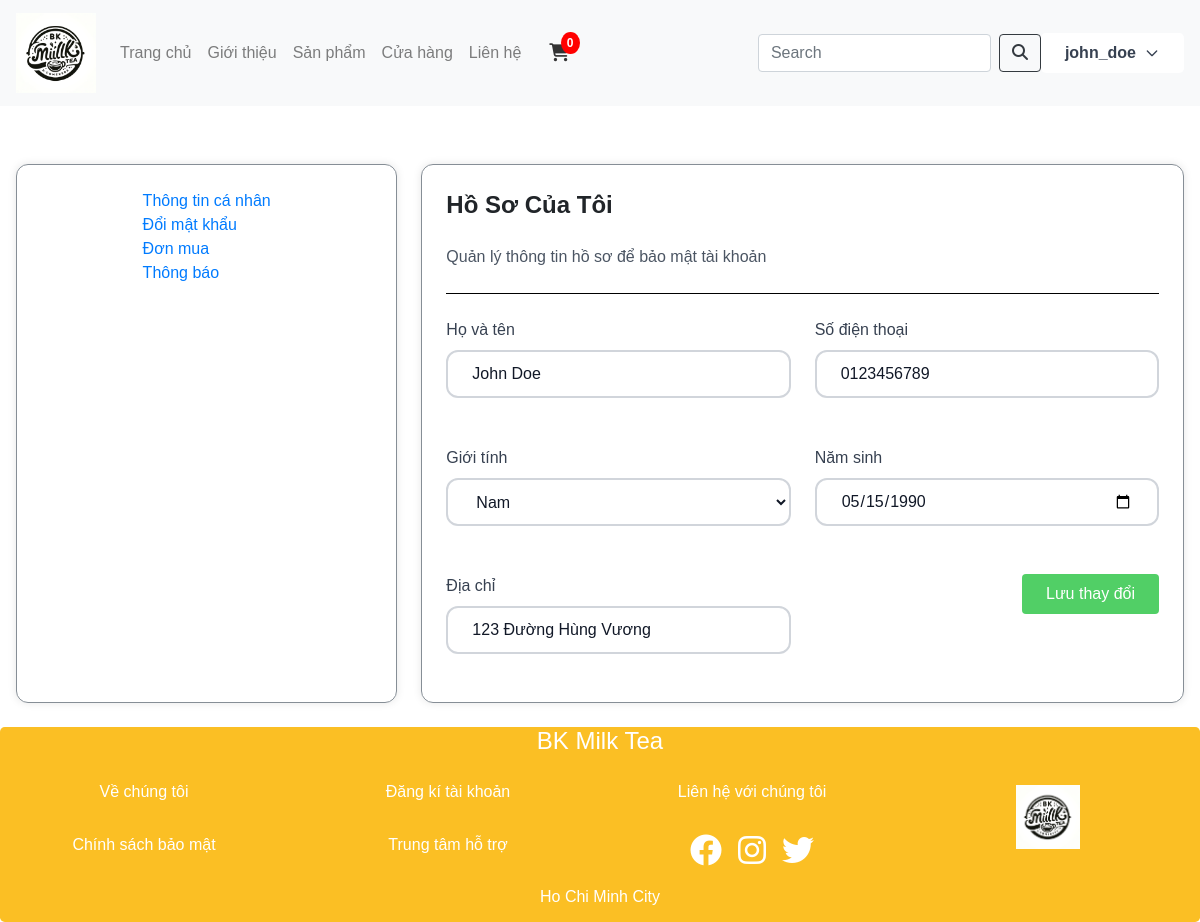
The app's page /modules/personalInfo/personalInfo.php (signed in) with its own data.
### tables this page shows
CREATE TABLE Users (
    id INT PRIMARY KEY,
    name VARCHAR(255),
    sex VARCHAR(10),
    dateofbirth DATE,
    phone VARCHAR(20),
    address VARCHAR(255),
    FOREIGN KEY (id) REFERENCES Account(id)
);

### modules/personalInfo/personalInfo.php (the view, shortened to what this page needs)
<?php
require_once '../../includes/config.php';
$userId = $_SESSION['user_id'];
$sql = "SELECT id, name, sex, dateofbirth, phone, address FROM Users WHERE id = ?";
$stmt = $conn->prepare($sql);
$stmt->bind_param("i", $userId);
$stmt->execute();
$result = $stmt->get_result();
$user = $result->fetch_assoc();
?>
<!DOCTYPE html>
<html lang="en">
<head>
    <link rel="stylesheet" href="https://cdn.jsdelivr.net/npm/tailwindcss@^2.0/dist/tailwind.min.css">
    <link rel="stylesheet" href="https://stackpath.bootstrapcdn.com/bootstrap/4.3.1/css/bootstrap.min.css">
    <link rel="stylesheet" href="../detailProduct/detailProduct.css">
    <link rel="stylesheet" href="https://cdnjs.cloudflare.com/ajax/libs/font-awesome/6.4.0/css/all.min.css" />
    <link rel="stylesheet" href="https://unpkg.com/swiper/swiper-bundle.min.css" />
    <link rel="stylesheet" href="personalInfo.css">
</head>
<body>
    <?php include '../../includes/header.php'; ?>
    <div class="container mx-auto py-8">
    </div>
    <section class="content">
        <aside class="h-full flex flex-col justify-between">
            <div>
                <div class="info">
                    <a href="/user/modules/personalInfo/personalInfo.php?id=<?php echo $userID ?>">Thông tin cá nhân</a>
                </div>
                <div class="info">
                    <a href="./change_password.php">Đổi mật khẩu</a>
                </div>
                <div class="info">
                    <a href="#">Đơn mua</a>
                </div>
                <div class="info">
                    <a href="#">Thông báo</a>
                </div>
            </div>
        </aside>
        <main>
            <h3 class="text-2xl font-bold mb-6">Hồ Sơ Của Tôi</h3>
            <p class = "text-gray-600 mb-2">Quản lý thông tin hồ sơ để bảo mật tài khoản</p>
            <hr class="border-black my-6">
            <form action="updateInfo.php" method="POST" class="personal-info-form">
                <div class="mb-6">
                    <label for="name" class="block text-gray-700 dark:text-white font-medium mb-2">Họ và tên</label>
                    <input type="text" name="name" id="name"
                        class="block w-full py-2.5 px-4 text-base text-gray-900 bg-transparent border-b-2 border-gray-300 dark:text-white dark:border-gray-600 dark:focus:border-blue-500 focus:outline-none focus:border-blue-600"
                        placeholder=" " value="<?php echo $user['name']; ?>" required />
                </div>
                <div class="mb-6">
                    <label for="phone" class="block text-gray-700 dark:text-white font-medium mb-2">Số điện thoại</label>
                    <input type="tel" pattern="[0-9]{3}[0-9]{3}[0-9]{4}" name="phone" id="phone"
                        class="block w-full py-2.5 px-4 text-base text-gray-900 bg-transparent border-b-2 border-gray-300 dark:text-white dark:border-gray-600 dark:focus:border-blue-500 focus:outline-none focus:border-blue-600"
                        placeholder=" " value="<?php echo $user['phone']; ?>" required />
                </div>
                <div class="mb-6">
                    <label for="gender" class="block text-gray-700 dark:text-white font-medium mb-2">Giới tính</label>
                    <select name="gender" id="gender"
                        class="block w-full py-2.5 px-4 text-base text-gray-900 bg-transparent border-b-2 border-gray-300 dark:text-white dark:border-gray-600 dark:focus:border-blue-500 focus:outline-none focus:border-blue-600"
                        required>
                        <option value="Nam" <?php if($user['sex'] === 'Nam') echo 'selected'; ?>>Nam</option>
                    </select>
                </div>
                <div class="mb-6">
                    <label for="dateOfBirth" class="block text-gray-700 dark:text-white font-medium mb-2">Năm sinh</label>
                    <input type="date" name="dateOfBirth" id="dateOfBirth"
                        class="block w-full py-2.5 px-4 text-base text-gray-900 bg-transparent border-b-2 border-gray-300 dark:text-white dark:border-gray-600 dark:focus:border-blue-500 focus:outline-none focus:border-blue-600"
                        placeholder=" " value="<?php echo $user['dateofbirth']; ?>" required />
                </div>
                <div class="mb-6">
                    <label for="address" class="block text-gray-700 dark:text-white font-medium mb-2">Địa chỉ</label>
                    <input type="text" name="address" id="address"
                        class="block w-full py-2.5 px-4 text-base text-gray-900 bg-transparent border-b-2 border-gray-300 dark:text-white dark:border-gray-600 dark:focus:border-blue-500 focus:outline-none focus:border-blue-600"
                        placeholder=" " value="<?php echo $user['address']; ?>" required />
                </div>
                <div class="submit-btn">
                    <button type="submit"
                        class="bg-blue-500 hover:bg-blue-600 text-white font-medium py-2 px-4 rounded focus:outline-none focus:ring-2 focus:ring-blue-600 focus:ring-offset-2">Lưu
                        thay đổi</button>
                </div>
            </form>
        </main>
    </section>
    <footer class="grid grid-cols-4 grid-rows-4 gap-4 text-center text-white bg-yellow-400 rounded-lg">
        <div class="col-start-1 col-span-4">
            <h4>BK Milk Tea</h4>
        </div>
        <div class="hover:underline dark:text-yellow-400">
            <a href="#" class="text-white">Về chúng tôi</a>
        </div>
        <div class="hover:underline dark:text-yellow-400">
            <a href="#" class="text-white">Đăng kí tài khoản</a>
        </div>
        <div class="hover:underline dark:text-yellow-400">
            <a href="#" class="text-white">Liên hệ với chúng tôi</a>
        </div>
        <div class="row-span-2">
            <a class="navbar-brand" href="../HomePage/homePage.html">
                <img src="/user/templates/img/logo.png" alt="" class="navigation__logo h-16">
            </a>
        </div>
        <div class="hover:underline dark:text-yellow-400">
            <a href="#" class="text-white">Chính sách bảo mật</a>
        </div>
        <div class="hover:underline dark:text-yellow-400">
            <a href="#" class="text-white">Trung tâm hỗ trợ</a>
        </div>
        <div class="flex justify-center items-center">
            <a href="#" class="text-white mx-2"><i class="fa-brands fa-facebook fa-2xl"></i></a>
            <a href="#" class="text-white mx-2"><i class="fa-brands fa-instagram fa-2xl"></i></a>
            <a href="#" class="text-white mx-2"><i class="fa-brands fa-twitter fa-2xl"></i></a>
        </div>
        <div class="col-span-4">Ho Chi Minh City</div>
    </footer>
</body>
</html>

### modules/detailProduct/detailProduct.css (style rules this page uses)
* { margin: 0; padding: 0; }
body { margin: auto; margin-top: 100px; }

### modules/personalInfo/personalInfo.css (style rules this page uses)
* { padding: 0; margin: 0; box-sizing: border-box; }
body { font-size: 16px; font-family: sans-serif; }
button { background-color: #fff; border-radius: 12px; padding: 8px 12px; }
input { border-radius: 12px; border: 2px solid #000; padding: 8px 12px; }
select { border-radius: 12px; border: 2px solid #000; padding: 8px 12px; }
a { text-decoration: none; }
.content { display: grid; grid-template-columns: 1fr 2fr; gap: 24px; margin: 24px 16px; margin-top: 0; }
.content aside { border: 1px solid #868e96; border-radius: 12px; box-shadow: 0 0 8px rgba(0, 0, 0, 0.1); padding: 24px; display: flex; align-items: center; flex-direction: column; gap: 12px; align-self: start; }
.content main { border: 1px solid #868e96; border-radius: 12px; box-shadow: 0 0 8px rgba(0, 0, 0, 0.1); padding: 24px; }
.content main form { display: grid; grid-template-columns: 1fr 1fr; gap: 24px; }
.content main form input, .content main form select { height: 3rem; width: 100%; }
.submit-btn { grid-column: 2/-1; text-align: right; }
.submit-btn button { color: #f8f9fa; background-color: #51cf66; }

### records on screen
users: name "John Doe", phone "0123456789", gender "Nam", dateOfBirth "05/15/1990", address "123 Đường Hùng Vương"

### other values on screen
$username "john_doe"
